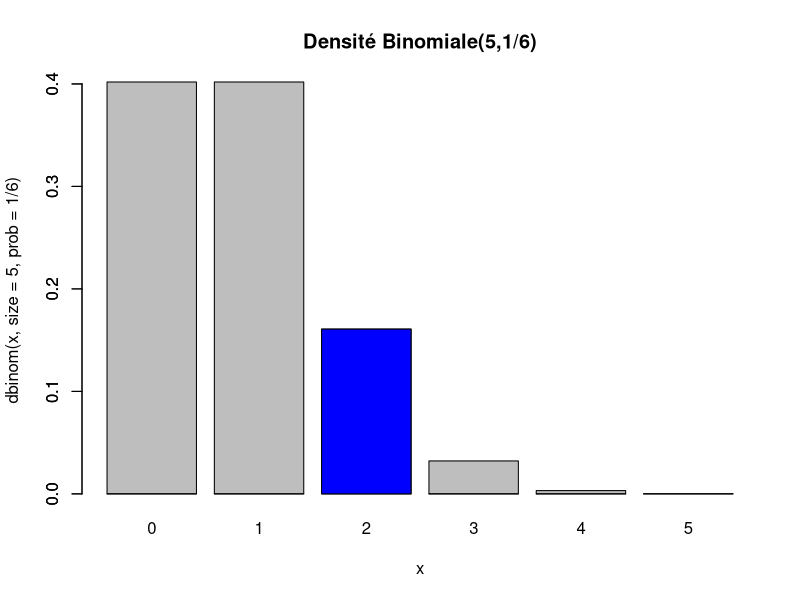
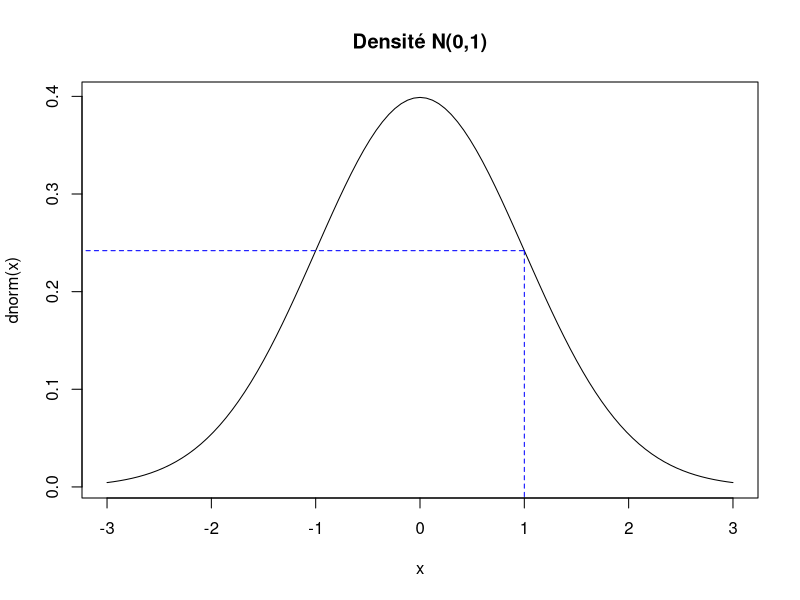
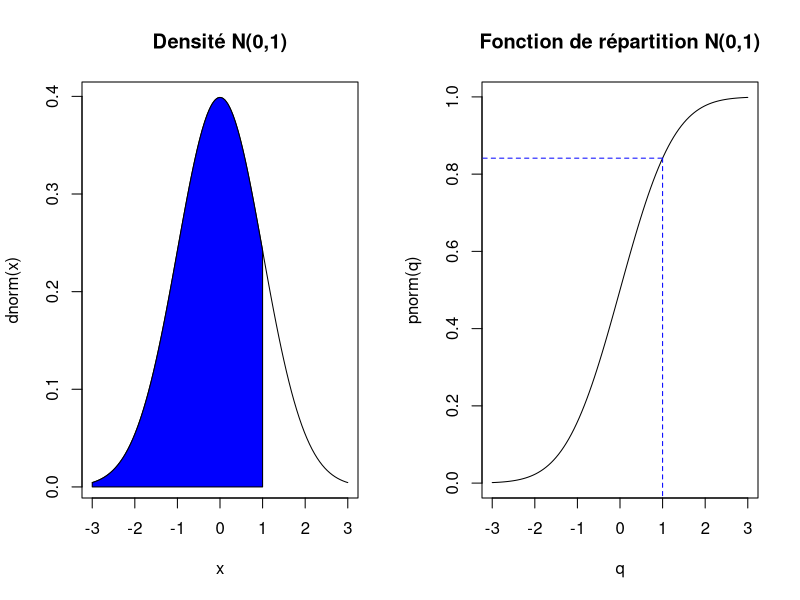
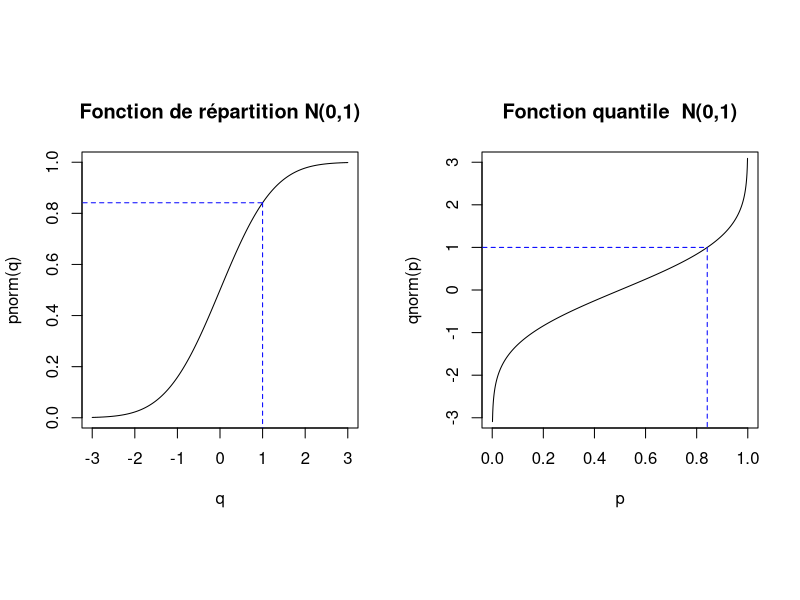
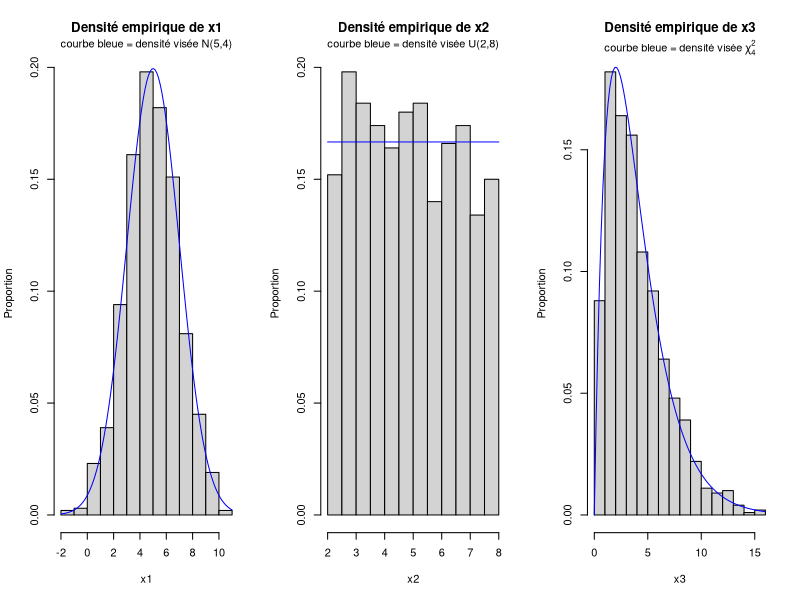

Write the R code that produced these figures, in order.
## ---- chunk 1
str(cars)

# Moyenne des observations de la variable dist
mean(cars$dist)
## ---- chunk 2
max(cars)
## ---- chunk 3
which.min(cars$speed)
## ---- chunk 4
which(cars$speed == min(cars$speed))
## ---- chunk 5
x <- c(3, 6, NA, 8, 11, 15, 23)
## ---- chunk 6
median(x)
## ---- chunk 7
median(x, na.rm = TRUE)
## ---- chunk 8
na.omit(x)
## ---- chunk 9
median(x, na.rm = TRUE)
median(na.omit(x))
## ---- chunk 10
ex_jeu <- data.frame(x, y = c(2, NA, 8, 9, 6, NA, 2)); 
ex_jeu
na.omit(ex_jeu)
## ---- chunk 11
range(cars$speed)
## ---- chunk 12
diff(range(cars$speed))
## ---- chunk 13
quantile(cars$speed)
## ---- chunk 14
quantile(cars$speed, probs = c(0.1, 0.9))
## ---- chunk 15
str(Puromycin)

# Vecteur numérique en entrée :
summary(Puromycin$rate)

# Facteur en entrée :
summary(Puromycin$state)

# Data frame entier en entrée :
summary(Puromycin)
## ---- chunk 16
var(cars$speed)
## ---- chunk 17
var(cars)
## ---- chunk 18
cov(cars)
## ---- chunk 19
cor(cars, method = "spearman")
## ---- chunk 20
cummin(x = c(-2, 4, -3, 4, 7, -6, 0))
## ---- chunk 21
pmax(
  c(-2, 4, -3, 4, 7, -6, 0), 
  c( 1, 2,  3, 4, 5,  6, 7),
  c( 5, 0, -2, 4, 5,  3, 3)
)
## ---- chunk 22
pmax(c(-2, 4, -3, 4, 7, -6, 0), 0)
## ---- chunk 23
rank(c(-2, 4, -3, 4, 7, -6, 0))
## ---- chunk 24
rank(c(-2, 4, -3, 4, 7, -6, 0), ties.method = "min")
## ---- chunk 25
sondage <- data.frame(
  yeux    = c("brun",    "brun",     "bleu",    "brun",    "vert",     "brun",    "bleu"    ),
  cheveux = c("brun",    "noir",     "blond",   "brun",    "brun",     "blond",   "brun"    ),
  genre   = c("féminin", "masculin", "féminin", "féminin", "masculin", "féminin", "masculin")
)
sondage
## ---- chunk 26
table(sondage$cheveux)
## ---- chunk 27
# Exemple de tableau de fréquences à deux variables (avec variables nommées)
table(yeux = sondage$yeux, cheveux = sondage$cheveux)
## ---- chunk 28
# Exemple de tableau de fréquences à trois variables (data frame en entrée à table)
t3 <- table(sondage)
t3
## ---- chunk 29
ftable(t3)
## ---- chunk 30
xtabs(~ yeux + cheveux, data = sondage)
## ---- chunk 31
t3_df <- as.data.frame(t3)
t3_df
## ---- chunk 32
t2 <- xtabs(Freq ~ yeux + cheveux, data = t3_df)
t2
## ---- chunk 33
# Fréquences marginales en colonnes :
marginSums(t2, margin = 2)

# Fréquences marginales ajoutées au tableau :
addmargins(t2)

# Fréquences relatives croisées :
proportions(t2)

# Fréquences relatives conditionnelles à la variable yeux :
proportions(t2, margin = 1)
## ---- chunk 34
attributes(t2)
str(t2)
## ---- chunk 35
str(unclass(t2))
## ---- chunk 36
str(as.data.frame(t2))
## ---- chunk 37
expand.grid(
  yeux = c("bleu", "brun", "vert"),
  cheveux = c("blond", "brun", "noir"),
  genre = c("féminin", "masculin")
)
## ---- chunk 38
combn(x = c("Ève", "Jean", "Mia", "Paul"), m = 3)
## ---- chunk 39
# Nombre de combinaisons possibles dans l'exemple précédent :
choose(n = 4, k = 3)
## ---- chunk 40
dbinom(x = 2, size = 5, prob = 1/6)
## ---- chunk 41
barplot(
  height = dbinom(0:5, size = 5, prob = 1/6), 
  names.arg = 0:5,
  main = "Densité Binomiale(5,1/6)",
  xlab = "x",
  ylab = "dbinom(x, size = 5, prob = 1/6)"
)
barplot(
  height = c(0, 0, dbinom(2, size = 5, prob = 1/6), 0, 0, 0),
  col = "blue",
  add = TRUE
)
## ---- chunk 42
dnorm(x = 1)
## ---- chunk 43
curve(expr = dnorm, xlim = c(-3, 3), main = "Densité N(0,1)")
segments(
  x0 = c(-4, 1), y0 = dnorm(1), x1 = 1, y1 = c(dnorm(1), -1), 
  lty = 2, col = "blue"
)
## ---- chunk 44
dnorm(x = 1, mean = c(-2, 0, 1), sd = c(1, 1.5, 2))
## ---- chunk 45
pnorm(q = 1)
## ---- chunk 46
par.default <- par(mfrow = c(1, 2))

curve(expr = dnorm, xlim = c(-3, 3), main = "Densité N(0,1)")
x <- seq(from = -3, to = 1, length = 100)
polygon(x = c(x, 1, -3), y = c(dnorm(x), 0, 0), col = "blue")

curve(
  expr = pnorm, xlim = c(-3, 3), 
  main = "Fonction de répartition N(0,1)", xname = "q"
)
segments(
  x0 = c(-4, 1), y0 = pnorm(1), x1 = 1, y1 = c(pnorm(1), -1), 
  lty = 2, col = "blue"
)

par(par.default)
## ---- chunk 47
qnorm(p = 0.8413447)
## ---- chunk 48
par.default <- par(mfrow = c(1,2), pty = "s")

curve(
  expr = pnorm, xlim = c(-3, 3), n = 1000, ylim = c(0, 1), asp = 6,
  main = "Fonction de répartition N(0,1)", xname = "q"
)
segments(
  x0 = c(-4, 1), y0 = pnorm(1),  x1 = 1, y1 = c(pnorm(1), -1), 
  lty = 2, col = "blue"
)

curve(
  expr = qnorm, xlim = c(0, 1), n = 1000, ylim = c(-3, 3), asp = 1/6, 
  main = "Fonction quantile  N(0,1)", xname = "p"
)
segments(
  x0 = c(-0.2, pnorm(1)), y0 = qnorm(pnorm(1)), 
  x1 = pnorm(1), y1 = c(qnorm(pnorm(1)), -4), 
  lty = 2, col = "blue"
)

par(par.default)
## ---- chunk 49
par.default <- par(mfrow = c(1,3))

set.seed(150)
x1 <- rnorm(1000, mean = 5, sd = 2)
hist(x1, freq = FALSE, ylab = "Proportion", main = "Densité empirique de x1")
title(main = "courbe bleue = densité visée N(5,4)", line = 0.5, cex.main = 1, font.main = 1)
curve(dnorm(x, mean = 5, sd = 2), add = TRUE, col = "blue")

set.seed(264)
x2 <- runif(1000, min = 2, max = 8)
hist(x2, freq = FALSE, ylab = "Proportion", main = "Densité empirique de x2")
title(main = "courbe bleue = densité visée U(2,8)", line = 0.5, cex.main = 1, font.main = 1)
curve(dunif(x, min = 2, max = 8), add = TRUE, col = "blue")

set.seed(321)
x3 <- rchisq(1000, df = 4)
hist(x3, freq = FALSE, ylab = "Proportion", main = "Densité empirique de x3")
title(main = expression(paste("courbe bleue = densité visée ", chi[4]^2)), line = 0.5, cex.main = 1, font.main = 1)
curve(dchisq(x, df = 4), add = TRUE, col = "blue")

set.seed(NULL)
par(par.default)
## ---- chunk 50
sample(x = c("Luc", "Kim", "Paul", "Ève"))
## ---- chunk 51
sample(x = 1:6)
## ---- chunk 52
sample(x = 1:6, size = 5)
## ---- chunk 53
sample(x = 1:6, size = 10, replace = TRUE)
## ---- chunk 54
sample(x = 1:6, size = 20, replace = TRUE, prob = c(1/2, rep(1/10, times = 5)))
## ---- chunk 55
sample.int(n = 6, size = 4)
## ---- chunk 56
str(iris)
index_ech <- sample.int(n = nrow(iris), size = 5, replace = FALSE)
index_ech
iris_ech <- iris[index_ech, ]
iris_ech
## ---- chunk 57
sample(x = letters, size = 5)
sample(x = letters, size = 5)
## ---- chunk 58
str(.Random.seed, width = 87, strict.width = 'cut')
## ---- chunk 59
sample(x = letters, size = 5)
## ---- chunk 60
str(.Random.seed, width = 87, strict.width = 'cut')
## ---- chunk 61
sample(x = letters, size = 5)
## ---- chunk 62
str(.Random.seed, width = 87, strict.width = 'cut')
## ---- chunk 63
set.seed(753)
## ---- chunk 64
str(.Random.seed, width = 87, strict.width = 'cut')
## ---- chunk 65
sample(x = letters, size = 5)
## ---- chunk 66
str(.Random.seed, width = 87, strict.width = 'cut')
## ---- chunk 67
sample(x = letters, size = 5)
## ---- chunk 68
set.seed(753)
sample(x = letters, size = 5)
## ---- chunk 69
t.test(
  formula = Sepal.Width ~ Species,
  data = iris,
  subset = Species %in% c("versicolor", "virginica")
)
## ---- chunk 70
# multiplication par 2, car le test est bilatéral et la loi t est symétrique
pt(q = -3.2058, df = 97.927)*2 
## ---- chunk 71
wilcox.test(
  formula = Sepal.Width ~ Species,
  data = iris, 
  subset = Species %in% c("versicolor", "virginica"), 
  exact = FALSE
)
## ---- chunk 72
reg <- lm(formula = Sepal.Width ~ Sepal.Length, data = iris)
reg
## ---- chunk 73
ANOVA <- aov(formula = Sepal.Width ~ Species, data = iris)
ANOVA
## ---- chunk 74
reg <- lm(Sepal.Width ~ Sepal.Length - 1, data = iris)
# ou encore :
reg <- lm(Sepal.Width ~ Sepal.Length + 0, data = iris)
## ---- chunk 75
coef(summary(reg))
## ---- chunk 76
reg <- lm(log(Sepal.Width) ~ log(Sepal.Length), data = iris)
## ---- chunk 77
coef(summary(reg))
## ---- chunk 78
reg <- lm(Sepal.Width ~ Sepal.Length + Sepal.Length^2, data = iris)
## ---- chunk 79
coef(summary(reg))
## ---- chunk 80
reg <- lm(Sepal.Width ~ Sepal.Length + I(Sepal.Length^2), data = iris)
## ---- chunk 81
coef(summary(reg))
## ---- chunk 82
iris$Sepal.Length_catego <- cut(
  x = iris$Sepal.Length, 
  breaks = c(-Inf, quantile(iris$Sepal.Length, probs = c(1/3, 2/3)), Inf),
  right = FALSE
)
iris$Petal.Width_catego <- cut(
  x = iris$Petal.Width, 
  breaks = c(-Inf, quantile(iris$Petal.Width, probs = c(1/3, 2/3)), Inf), 
  right = FALSE
  )
## ---- chunk 83
ANOVA <- aov(Sepal.Width ~ Species*Sepal.Length_catego*Petal.Width_catego, data = iris)
# ou encore
ANOVA <- aov(
  Sepal.Width ~ (Species + Sepal.Length_catego + Petal.Width_catego)^3,
  data = iris
)
## ---- chunk 84
summary(ANOVA)
## ---- chunk 85
ANOVA <- aov(
  Sepal.Width ~ Species*Sepal.Length_catego*Petal.Width_catego - 
                Species:Sepal.Length_catego:Petal.Width_catego, 
  data = iris
)
# ou encore
ANOVA <- aov(
  Sepal.Width ~ (Species + Sepal.Length_catego + Petal.Width_catego)^2, 
  data = iris
)
## ---- chunk 86
summary(ANOVA)
## ---- chunk 87
reg <- lm(iris$Sepal.Width ~ iris$Sepal.Length)
coef(summary(reg))
## ---- chunk 88
reg <- lm(Sepal.Width ~ Sepal.Length, data = iris)  # (plus de iris$ dans la formule)
coef(summary(reg))
## ---- chunk 89
reg <- lm(Sepal.Width ~ Sepal.Length, data = iris, subset = Species == "setosa")
coef(summary(reg))
## ---- chunk 90
iris_2 <- iris
iris_2$Sepal.Length[6] <- NA # pour insérer une donnée manquante (pas de NA dans iris)
## ---- chunk 91
getOption("na.action")
## ---- chunk 92
reg <- lm(Sepal.Width ~ Sepal.Length, data = iris)
reg
## ---- chunk 93
str(reg, list.len = 5)
## ---- chunk 94
class(reg)
print(reg)
## ---- chunk 95
ANOVA <- aov(Sepal.Width ~ Species, data = iris)
class(ANOVA)
## ---- chunk 96
reg <- lm(Sepal.Width ~ Sepal.Length, data = iris)
coef(reg)
## ---- chunk 97
reg$coefficients
## ---- chunk 98
reg <- lm(Sepal.Width ~ Sepal.Length + Petal.Width, data = iris)
summary(reg)
confint(reg)
str(residuals(reg))
predict(
  reg, 
  newdata = data.frame(
    Sepal.Length = c(5, 6),
    Petal.Width = c(1, 2)
  )
)
ANOVA <- aov(Sepal.Width ~ Species + Sepal.Length_catego, data = iris)
summary(ANOVA)
anova(ANOVA)
model.tables(ANOVA, type = "means")
TukeyHSD(ANOVA)
## ---- chunk 99
reg <- lm(Sepal.Width ~ Sepal.Length, data = iris)
reg_summary <- summary(reg)
sort(names(reg))
sort(names(reg_summary))
## ---- chunk 100
reg$coefficients
reg_summary$coefficients
## ---- chunk 101
reg_summary$r.squared
## ---- chunk 102
ANOVA <- aov(Sepal.Width ~ Species + Sepal.Length_catego, data = iris)
ANOVA_summary <- summary(ANOVA)
str(ANOVA_summary)
## ---- chunk 103
reg <- lm(Sepal.Width ~ Sepal.Length, data = iris)
## ---- chunk 104
library(broom)
tidy(reg) # très similaire à coef(summary(reg)) pour une sortie de lm
head(augment(reg))
glance(reg)
